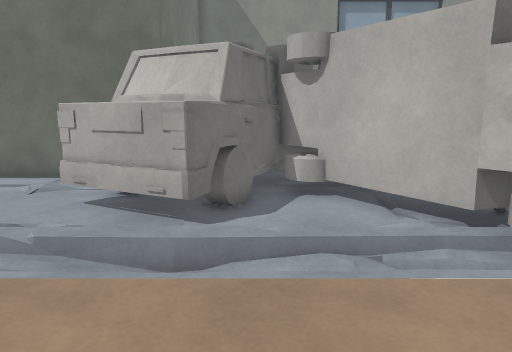
View 1 (above)

23 first-person views from a walk through a Unity game level. The camera is 1.2 m above the floor, tilts 10° down and sees 70° across. The floor is counted in squares, 0.5 m on a side. Each view is taken from the middle of a square. On the plan, view 1 faces up. The plan holds only what a view shows up to about 20 squares ahead; the rest is blank. The place goes on beyond the plan. The player is left out. Some animated figures are not drawn. Some surface patterns are stand-ins.

View 2
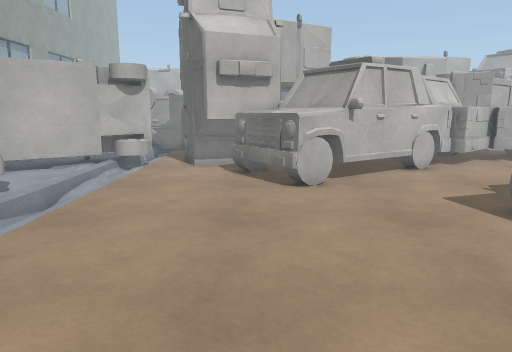

View 3
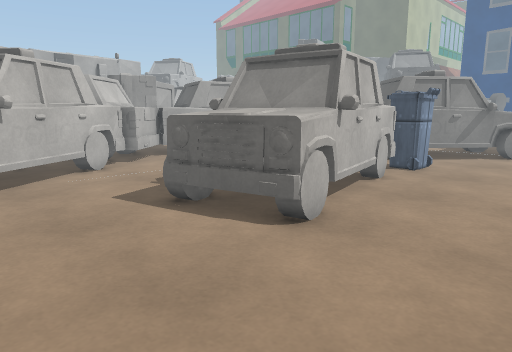

View 4
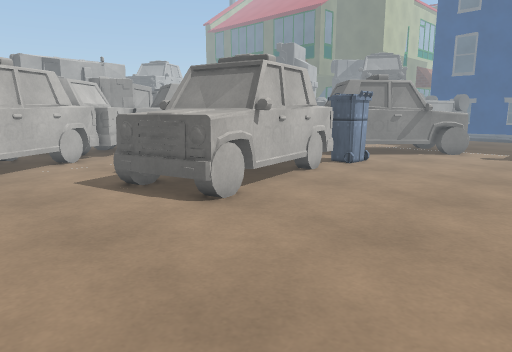

View 5
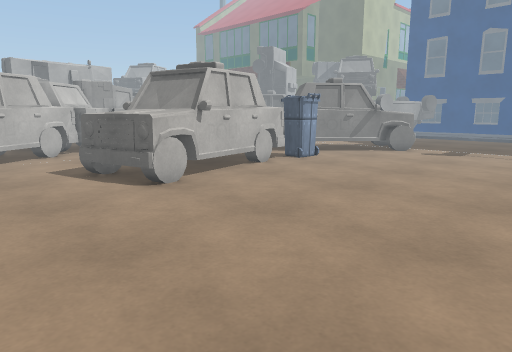

View 6
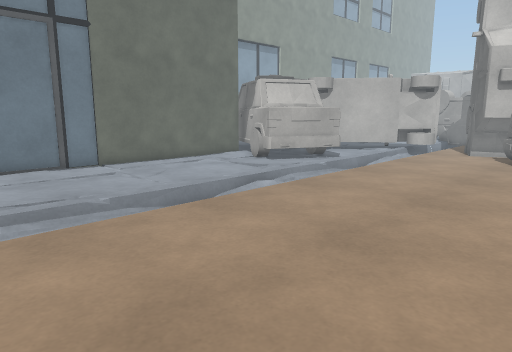

View 7
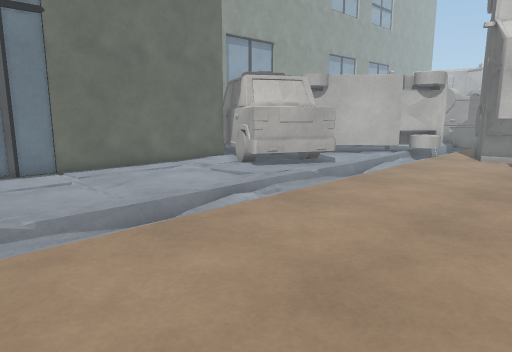

View 8
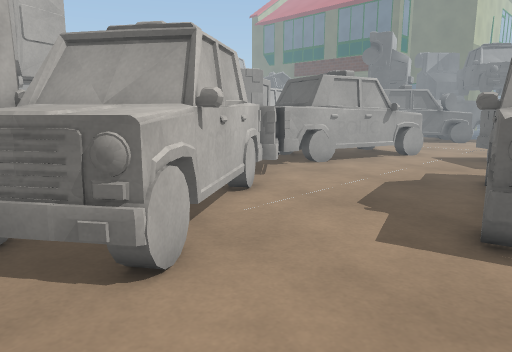

View 9
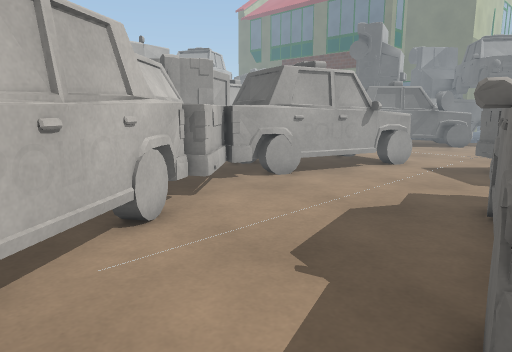

View 10
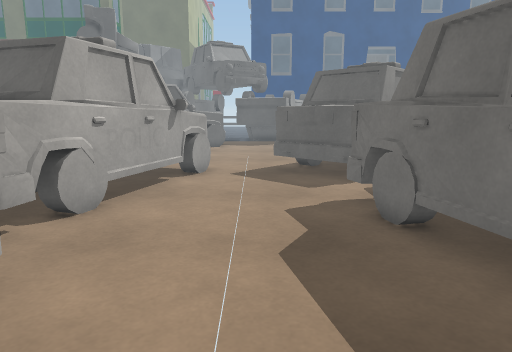

View 11
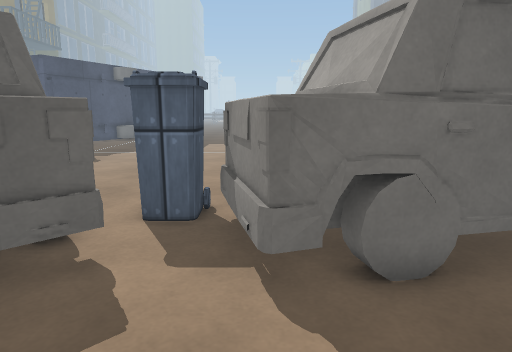

View 12
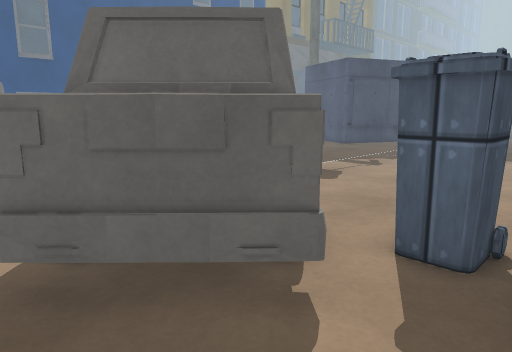

View 13
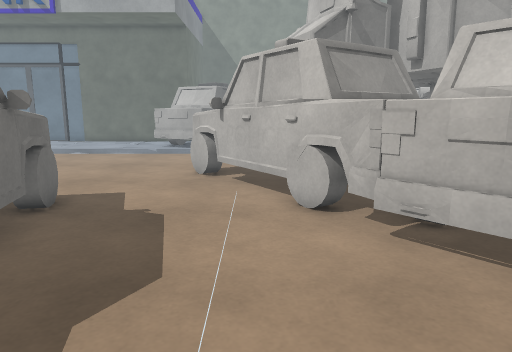

View 14
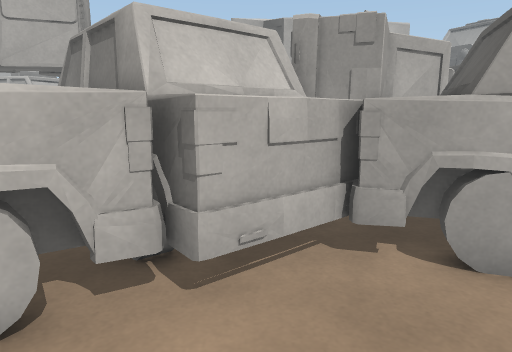

View 15
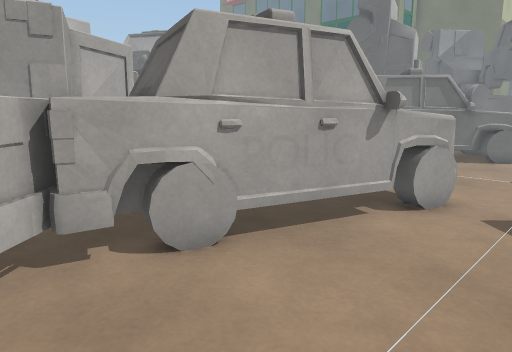

View 16
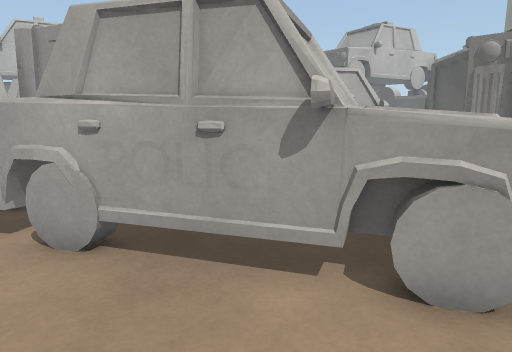

View 17
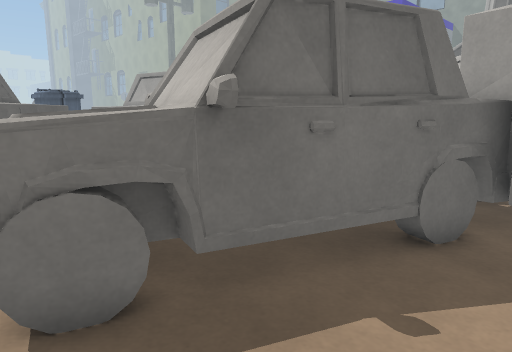

View 18
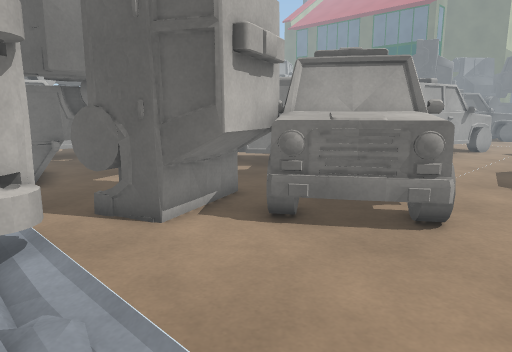

View 19
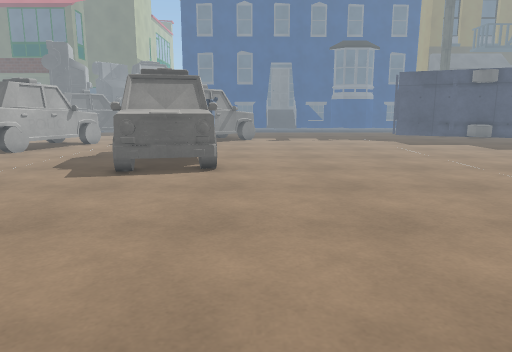

View 20
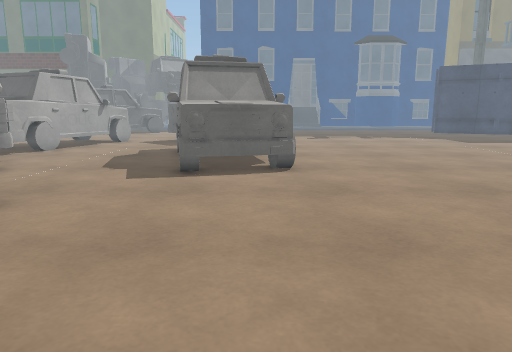

View 21
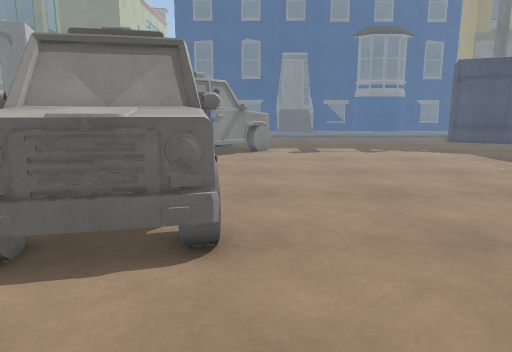

View 22
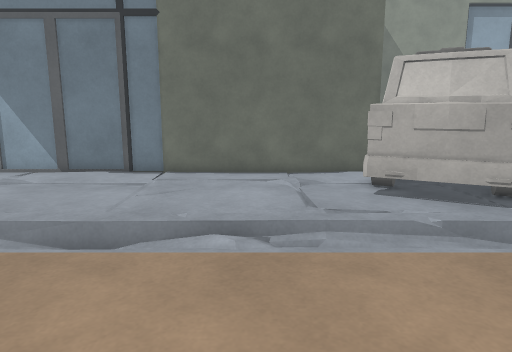

View 23
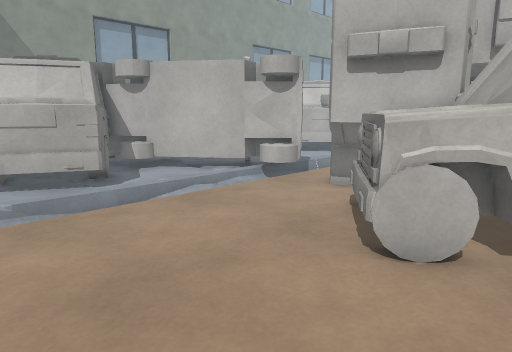

### Floor plan
Key: @ floor where view 1 was taken; # wall or solid block; . main floor; - floor 0.25 m lower than the main floor; O other object.
Columns run from 18 left of view 1 to 11 right of it. Each row starts with its distance up from view 1.
 13 ###############O  O
 12               OOOOOOO
 11               OOO OOO
 10              OOOOOOOOO
  9              OOOOOO  O
  8          .     OOO   OO O
  7                .      OOO
  6             -         OOO
  5  ......................OO.
  4  .......................OO...O
  3  .....................OOO ..OO
  2  ....................OO#   .OO
  1  ...................OOO#    O
  0  .................@OOOOO OO
 -1 . ...............OOOOOOOO
 -2   ................OOOOO ..
 -3 ..................OOOOO ...
 -4 ...................OOOO  ...
 -5 ....................OO OOO.OO
 -6 .............OOO.....OOOO OO
 -7 ...........OOOOO.....OOO OO
 -8 ...........OOOOO......OOOO
 -9 ...........OOOOO......OOOO
-10 ...........OOOOO.......OOOO
-11 ............OOOOO......OOOOOOO
-12 ............O  OO.......OOOO
-13 ............OOOOO......OOOOOO
-14 ............OOOOO......OOOOOO
-15 ............OOOOO......O OOOO
-16 ............OOO.......OOOOOO.O
-17 ............OO........OO  O..
-18 ............OO.OO....OOOOOO..
-19 ..............OOOO...OOOOOO..
-20 .............OOOOOO..OOOOO..
-21 ............OOOOOO ... OOO.
-22  ..........OO OOO  ...       .

Positions as (right, up) in squares from view 1, and headings:
1: (0, 0), facing up
2: (-12, 0), facing right
3: (-12, -1), facing down-right
4: (-15, -1), facing down-right
5: (-18, -1), facing down-right
6: (-18, -3), facing up-right
7: (-16, -2), facing up-right
8: (-5, 1), facing down-right
9: (-4, -3), facing down-right
10: (1, -5), facing down
11: (3, -15), facing left
12: (1, -15), facing down-left
13: (2, -16), facing up
14: (0, -10), facing right
15: (0, -10), facing down-right
16: (-1, -17), facing right
17: (11, -22), facing up-left
18: (-3, 7), facing down-right
19: (-9, 8), facing down
20: (-6, 6), facing down
21: (-8, -1), facing down
22: (-8, -1), facing up
23: (-6, -4), facing up-right
